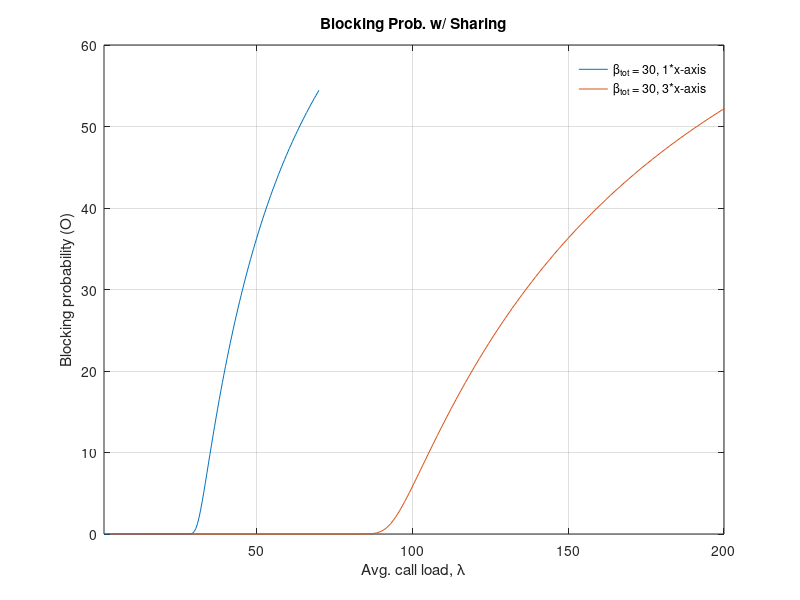

This chart was generated by the following MATLAB code:
clear all;
close all;
clc

%% Variable instantiation
lambda                    =   [1:0.5:70];          %  in seconds
num_CRAN                  =   3;                  %  N
lambda_times_N            =   num_CRAN * lambda;  %  scaled x-axis
mean_call_duration        =   25;                 %  \tau
numBlocks_B               =   4;                  %  Layers (L)
max_compute_per_block_Z   =   500;                %  Max compute (Z)
avg_call_load_BETAtot     =   7.5;                %  Sum of all computing for a call (BETAtot)


%% Total offered average load
E = mean_call_duration*(lambda);                  % E = \tau x \lambda

%% Gamma calculation
gamma = 3*floor(((numBlocks_B * max_compute_per_block_Z)/avg_call_load_BETAtot));

%% Zero initialization for the sum
sum_E = zeros(1,size(lambda,2));

%% Computing Sum using algorithm 1 from Prof. Martin
for j=1:1:size(lambda,2)
    for i=1:1:gamma
        sum_E(j) = (1+sum_E(j)) * i/E(j);
    end
end

%% Zero initialization block probability value
blocking_prob_O = zeros(1,size(lambda,2));


%% Computing Blocking Probability
for j=1:1:size(lambda,2)
    blocking_prob_O(j) = (1/(1+sum_E(j)))*100;
end

figure(1);

%% plot number 1
plot(lambda, blocking_prob_O);
hold on;

%% plot number 2  (3*axis)
plot(lambda_times_N, blocking_prob_O);


%% plot settings  (3*axis)
xlim([1,200]);
grid on;
legend boxoff
xlabel('Avg. call load, \lambda') % x-axis label
ylabel('Blocking probability (O)') % y-axis label
% legend('\beta_{tot} = 30, 1*x-axis','\beta_{tot} = 30, 3*x-axis','\beta_{tot} = 7.5, 3*xaxis','\beta_{tot} = 7.5, 1*xaxis','\beta_{tot} = 30, 3*\lambda, 3*\Gamma');
legend('\beta_{tot} = 30, 1*x-axis','\beta_{tot} = 30, 3*x-axis');
title('Blocking Prob. w/ Sharing');

%% To save the file
block_prob_ana_no_sharing_var = [lambda_times_N;blocking_prob_O];
dlmwrite(fullfile(pwd, sprintf('plots_prateek\\block_prob_sharing_ana.txt')), block_prob_ana_no_sharing_var', '\t');